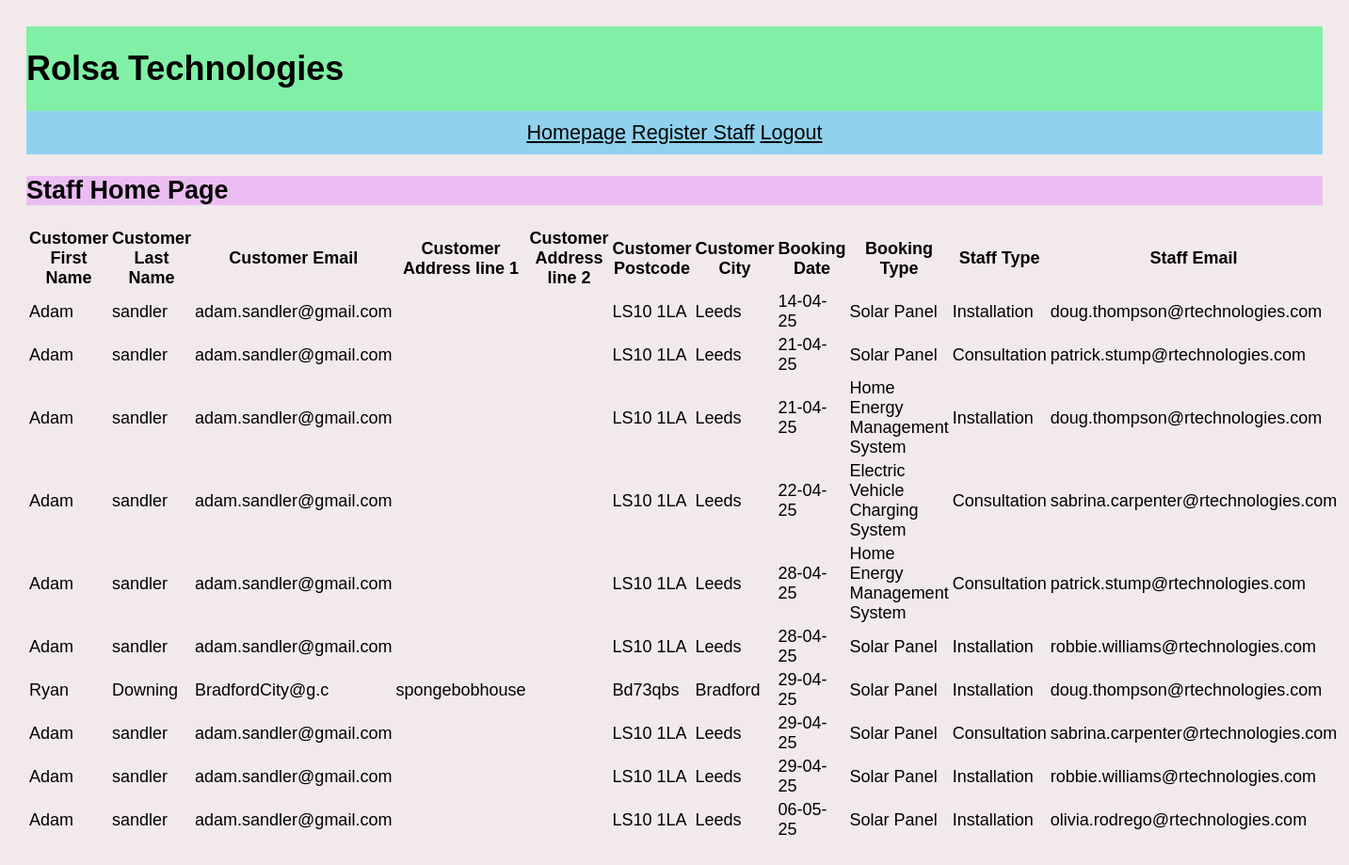
/admin/s_homepage.php (signed in), run on the app's committed database.
### tables this page shows
CREATE TABLE `booking` (
  `booking_id` int(11) NOT NULL,
  `date` int(11) NOT NULL,
  `made_on` int(11) NOT NULL,
  `user_id` int(11) NOT NULL,
  `staff_id` int(11) NOT NULL,
  `type` text NOT NULL
);

CREATE TABLE `users` (
  `user_id` int(11) NOT NULL,
  `first_name` text NOT NULL,
  `last_name` text NOT NULL,
  `email` text NOT NULL,
  `password` text NOT NULL,
  `signup_date` int(11) NOT NULL,
  `address_line_1` text NOT NULL,
  `address_line_2` text NOT NULL,
  `postcode` text NOT NULL,
  `city` text NOT NULL
);

CREATE TABLE `staff` (
  `staff_id` int(11) NOT NULL,
  `first_name` text NOT NULL,
  `last_name` text NOT NULL,
  `s_email` text NOT NULL,
  `password` text NOT NULL,
  `signup_date` int(11) NOT NULL,
  `address_line_1` text NOT NULL,
  `address_line_2` text NOT NULL,
  `postcode` text NOT NULL,
  `city` text NOT NULL,
  `s_type` text NOT NULL
);

### admin/s_homepage.php (the view, shortened to what this page needs)
<!DOCTYPE html>
<html lang="en">
    <head>
        <link rel="stylesheet" href="../styles.css">
    </head>
    <body>
        <div id="container">
            <div id="title_bar">
                <h1>Rolsa Technologies</h1>
            </div>
            <div id="nav_bar">
                <a href="s_homepage.php">Homepage</a>
                <a href="s_reg.php">Register Staff</a>
                <a href="../logout.php">Logout</a>
            </div>
            <div id="content">
                <div id="page_title">
                    <h2>Staff Home Page</h2>
                </div>
                <?php
                    $conn = dbconnect();
                    if ($_SESSION["type"] == 'admin') {
                        $sql = "SELECT users.first_name, users.last_name, users.email, users.address_line_1, users.address_line_2, users.postcode, users.city, booking.date,booking.type, staff.s_email, staff.s_type
                        FROM users
                        inner join booking on booking.user_id = users.user_id
                        INNER JOIN staff ON staff.staff_id = booking.staff_id
                        order by booking.date asc";
                        $stmt = $conn->prepare($sql);
                        $stmt->execute();
                        $custom_headings = [
                            'first_name' => 'Customer First Name',
                            'last_name' => 'Customer Last Name',
                            'email' => 'Customer Email',
                            'address_line_1' => 'Customer Address line 1',
                            'address_line_2' => 'Customer Address line 2',
                            'postcode' => 'Customer Postcode',
                            'city' => 'Customer City',
                            'date' => 'Booking Date',
                            'type' => 'Booking Type',
                            's_type' => 'Staff Type',
                            's_email' => 'Staff Email',
                        ];
                        $results = $stmt->fetchAll(PDO::FETCH_ASSOC);
                        if ($results) {
                            echo "<table id='s_homepage'>";
                            echo "<tr>";
                            foreach ($custom_headings as $heading) {
                                echo "<th>" . htmlspecialchars($heading, ENT_QUOTES) . "</th>";
                            }
                            foreach ($results as $row) {
                                echo "<tr>";
                                foreach ($custom_headings as $column => $heading) {
                                    $value = isset($row[$column]) ? $row[$column] : '';
                                    if ($column == 'type') {
                                        if ($value == 'solar') {
                                            $value = "Solar Panel";
                                        } elseif ($value == 'ev') {
                                            $value = "Electric Vehicle Charging System";
                                        } else {
                                            $value = 'Home Energy Management System';
                                        }
                                    }
                                    if ($column == 'date') {
                                        $formatted_date = date('d-m-y', $value);
                                        $value = $formatted_date;
                                    }
                                    if ($column == 's_type') {
                                        if ($value == 'ins'){
                                            $value= "Installation";
                                        }else{
                                            $value = "Consultation";
                                        }
                                    }
                                    echo "<td>" . htmlspecialchars($value, ENT_QUOTES) . "</td>";
                                }
                                echo "</tr>";
                            }
                            echo "</table>";
                        } else {
                            echo "there are no booked appointments.";
                        }
                    }
                ?>
        </div>
    </body>
</html>

### styles.css (style rules this page uses)
body { background: #F2EAEA; font-family: Arial, serif; font-size: large; }
#container { display: flex; flex-flow: column; padding: 20px; }
#title_bar { width: 100%; background-color: #81F0A6; }
#nav_bar { width: 100%; height: fit-content; background-color: #90D2EE; text-align: center; font-size: larger; padding-top: 10px; padding-bottom: 10px; }
a:link { color:black }
#page_title { background-color: #ECBDF3; width: 100%; }
#appointments, #s_homepage { width: fit-content; }

### data on the page
booking: user.first_name "Adam", user.last_name "sandler", user.email "adam.sandler@gmail.com", user.postcode "LS10 1LA", user.city "Leeds", date "14-04-25", type "Solar Panel", staff.s_type "Installation", staff.s_email "doug.thompson@rtechnologies.com"
booking: user.first_name "Adam", user.last_name "sandler", user.email "adam.sandler@gmail.com", user.postcode "LS10 1LA", user.city "Leeds", date "21-04-25", type "Solar Panel", staff.s_type "Consultation", staff.s_email "patrick.stump@rtechnologies.com"
booking: user.first_name "Adam", user.last_name "sandler", user.email "adam.sandler@gmail.com", user.postcode "LS10 1LA", user.city "Leeds", date "21-04-25", type "Home Energy Management System", staff.s_type "Installation", staff.s_email "doug.thompson@rtechnologies.com"
booking: user.first_name "Adam", user.last_name "sandler", user.email "adam.sandler@gmail.com", user.postcode "LS10 1LA", user.city "Leeds", date "22-04-25", type "Electric Vehicle Charging System", staff.s_type "Consultation", staff.s_email "sabrina.carpenter@rtechnologies.com"
booking: user.first_name "Adam", user.last_name "sandler", user.email "adam.sandler@gmail.com", user.postcode "LS10 1LA", user.city "Leeds", date "28-04-25", type "Home Energy Management System", staff.s_type "Consultation", staff.s_email "patrick.stump@rtechnologies.com"
booking: user.first_name "Adam", user.last_name "sandler", user.email "adam.sandler@gmail.com", user.postcode "LS10 1LA", user.city "Leeds", date "28-04-25", type "Solar Panel", staff.s_type "Installation", staff.s_email "robbie.williams@rtechnologies.com"
booking: user.first_name "Ryan", user.last_name "Downing", user.email "BradfordCity@g.c", user.address_line_1 "spongebobhouse", user.postcode "Bd73qbs", user.city "Bradford", date "29-04-25", type "Solar Panel", staff.s_type "Installation", staff.s_email "doug.thompson@rtechnologies.com"
booking: user.first_name "Adam", user.last_name "sandler", user.email "adam.sandler@gmail.com", user.postcode "LS10 1LA", user.city "Leeds", date "29-04-25", type "Solar Panel", staff.s_type "Consultation", staff.s_email "sabrina.carpenter@rtechnologies.com"
booking: user.first_name "Adam", user.last_name "sandler", user.email "adam.sandler@gmail.com", user.postcode "LS10 1LA", user.city "Leeds", date "29-04-25", type "Solar Panel", staff.s_type "Installation", staff.s_email "robbie.williams@rtechnologies.com"
booking: user.first_name "Adam", user.last_name "sandler", user.email "adam.sandler@gmail.com", user.postcode "LS10 1LA", user.city "Leeds", date "06-05-25", type "Solar Panel", staff.s_type "Installation", staff.s_email "olivia.rodrego@rtechnologies.com"

### other printed values
$heading "Customer First Name"
$heading "Customer Last Name"
$heading "Customer Email"
$heading "Customer Address line 1"
$heading "Customer Address line 2"
$heading "Customer Postcode"
$heading "Customer City"
$heading "Booking Date"
$heading "Booking Type"
$heading "Staff Type"
$heading "Staff Email"
